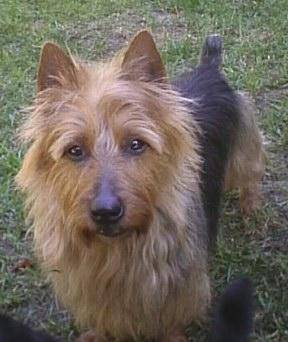
#> input picture data/train/05c128c8e3ef0c2739f181f9c5677f56.jpg, 288 x 342 px, found by its file name; its folder holds 4 pictures in this run
$ jupyter execute Test_redimention.ipynb   (older library calls are emulated)
#> lines starting #> are read from the running program, lines starting #| are printed output that depends on the picture
### Resize and fill the empty pixels with black

[cell 1]
from PIL import Image
import os

def resize_and_pad(image_path, output_folder, pad_value=0):
    """
    Resizes an image to the maximum width or height found in the folder, maintaining aspect ratio, and fills empty spaces with pad_value.

    Args:
        image_path: Path to the image file.
        output_folder: Path to the output folder.
        pad_value: Integer representing the value to fill empty spaces with (default: 0).

    Returns:
        None
    """
#> called with image_path = './data/train/', output_folder = './newData', pad_value = 0
    # Find the maximum width and height in the folder
    max_width = 0
    max_height = 0
    for file in os.listdir(image_path):
        filepath = os.path.join(image_path, file)
        if os.path.isfile(filepath):
            img = Image.open(filepath)
#> img is the input picture: PIL image 288x342 RGB; mean R, G, B 113.5, 104.8, 94.2
            width, height = img.size
#> width = 288; height = 342
            max_width = max(max_width, width)
#> max_width = 288
            max_height = max(max_height, height)
#> max_height = 342

    print("the max width is :", max_width)
#| the max width is : 500
    print("the max height is :", max_height)
#| the max height is : 375
    # Open the image to resize

    for file in os.listdir(image_path):
        filepath = os.path.join(image_path, file)

        img = Image.open(filepath)
        width, height = img.size
#> width = 288; height = 342

        # Calculate new dimensions based on aspect ratio
        if width > height:
            new_width = max_width
            new_height = int(height * max_width / width)
        else:
            new_width = int(width * max_height / height)
#> new_width = 315
            new_height = max_height
#> new_height = 375

        # Resize the image with padding
        resized_img = img.resize((new_width, new_height), Image.ANTIALIAS)
        padding_img = Image.new("RGB", (max_width, max_height), pad_value)
#> padding_img: PIL image 500x375 RGB; every value is 0
        padding_img.paste(resized_img, ((max_width - resized_img.width) // 2, (max_height - resized_img.height) // 2))
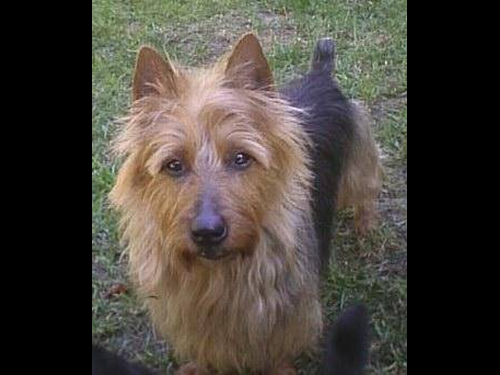
#> padding_img: PIL image 500x375 RGB; mean R, G, B 71.5, 66, 59.4

        # Save the resized image
        filename, extension = os.path.splitext(file)
        output_path = os.path.join(output_folder, filename + extension)
        padding_img.save(output_path)

# Change these variables to your specific file paths
image_path_folder = "./data/train/"
output_folder = "./newData"

# Loop through all image files in the folder
resize_and_pad(image_path_folder, output_folder)

print("Images resized and padded successfully!")
